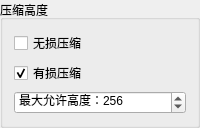
             <widget class="QGroupBox" name="groupBox_5">
              <property name="title">
               <string>压缩高度</string>
              </property>
              <layout class="QGridLayout" name="gridLayout_16">
               <item row="1" column="0">
                <widget class="QCheckBox" name="cb_compress_lossy">
                 <property name="text">
                  <string>有损压缩</string>
                 </property>
                 <property name="checked">
                  <bool>true</bool>
                 </property>
                </widget>
               </item>
               <item row="0" column="0">
                <widget class="QCheckBox" name="cb_compress_lossless">
                 <property name="text">
                  <string>无损压缩</string>
                 </property>
                </widget>
               </item>
               <item row="2" column="0">
                <widget class="QSpinBox" name="sb_max_height">
                 <property name="suffix">
                  <string/>
                 </property>
                 <property name="prefix">
                  <string>最大允许高度：</string>
                 </property>
                 <property name="minimum">
                  <number>14</number>
                 </property>
                 <property name="maximum">
                  <number>32767</number>
                 </property>
                 <property name="value">
                  <number>256</number>
                 </property>
                </widget>
               </item>
              </layout>
             </widget>
